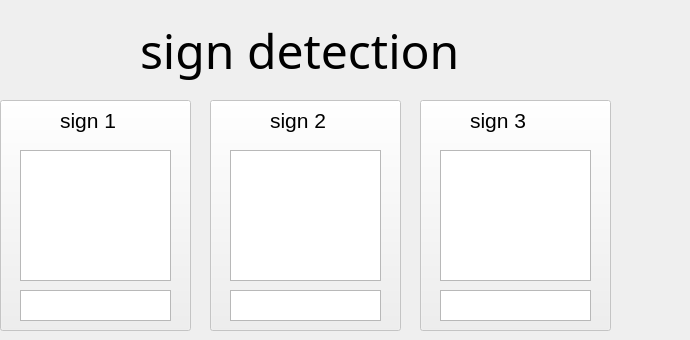
    <widget class="QWidget" name="tab_3">
     <attribute name="title">
      <string>Page</string>
     </attribute>
     <widget class="QLabel" name="label_7">
      <property name="geometry">
       <rect>
        <x>140</x>
        <y>-20</y>
        <width>541</width>
        <height>141</height>
       </rect>
      </property>
      <property name="font">
       <font>
        <family>Kalam</family>
        <pointsize>36</pointsize>
       </font>
      </property>
      <property name="text">
       <string>sign detection</string>
      </property>
     </widget>
     <widget class="QPushButton" name="pushButton_10">
      <property name="enabled">
       <bool>false</bool>
      </property>
      <property name="geometry">
       <rect>
        <x>0</x>
        <y>100</y>
        <width>191</width>
        <height>231</height>
       </rect>
      </property>
      <property name="text">
       <string/>
      </property>
     </widget>
     <widget class="QLabel" name="label_8">
      <property name="geometry">
       <rect>
        <x>60</x>
        <y>100</y>
        <width>161</width>
        <height>41</height>
       </rect>
      </property>
      <property name="font">
       <font>
        <family>Segoe UI Historic</family>
        <pointsize>16</pointsize>
       </font>
      </property>
      <property name="text">
       <string>sign 1</string>
      </property>
     </widget>
     <widget class="QGraphicsView" name="graphicsView">
      <property name="geometry">
       <rect>
        <x>20</x>
        <y>150</y>
        <width>151</width>
        <height>131</height>
       </rect>
      </property>
     </widget>
     <widget class="QTextBrowser" name="textBrowser_8">
      <property name="geometry">
       <rect>
        <x>20</x>
        <y>290</y>
        <width>151</width>
        <height>31</height>
       </rect>
      </property>
     </widget>
     <widget class="QPushButton" name="pushButton_11">
      <property name="enabled">
       <bool>false</bool>
      </property>
      <property name="geometry">
       <rect>
        <x>210</x>
        <y>100</y>
        <width>191</width>
        <height>231</height>
       </rect>
      </property>
      <property name="text">
       <string/>
      </property>
     </widget>
     <widget class="QPushButton" name="pushButton_12">
      <property name="enabled">
       <bool>false</bool>
      </property>
      <property name="geometry">
       <rect>
        <x>420</x>
        <y>100</y>
        <width>191</width>
        <height>231</height>
       </rect>
      </property>
      <property name="text">
       <string/>
      </property>
     </widget>
     <widget class="QLabel" name="label_9">
      <property name="geometry">
       <rect>
        <x>470</x>
        <y>100</y>
        <width>161</width>
        <height>41</height>
       </rect>
      </property>
      <property name="font">
       <font>
        <family>Segoe UI Historic</family>
        <pointsize>16</pointsize>
       </font>
      </property>
      <property name="text">
       <string>sign 3</string>
      </property>
     </widget>
     <widget class="QLabel" name="label_10">
      <property name="geometry">
       <rect>
        <x>270</x>
        <y>100</y>
        <width>161</width>
        <height>41</height>
       </rect>
      </property>
      <property name="font">
       <font>
        <family>Segoe UI Historic</family>
        <pointsize>16</pointsize>
       </font>
      </property>
      <property name="text">
       <string>sign 2</string>
      </property>
     </widget>
     <widget class="QGraphicsView" name="graphicsView_2">
      <property name="geometry">
       <rect>
        <x>230</x>
        <y>150</y>
        <width>151</width>
        <height>131</height>
       </rect>
      </property>
     </widget>
     <widget class="QGraphicsView" name="graphicsView_3">
      <property name="geometry">
       <rect>
        <x>440</x>
        <y>150</y>
        <width>151</width>
        <height>131</height>
       </rect>
      </property>
     </widget>
     <widget class="QTextBrowser" name="textBrowser_9">
      <property name="geometry">
       <rect>
        <x>230</x>
        <y>290</y>
        <width>151</width>
        <height>31</height>
       </rect>
      </property>
     </widget>
     <widget class="QTextBrowser" name="textBrowser_10">
      <property name="geometry">
       <rect>
        <x>440</x>
        <y>290</y>
        <width>151</width>
        <height>31</height>
       </rect>
      </property>
     </widget>
    </widget>
